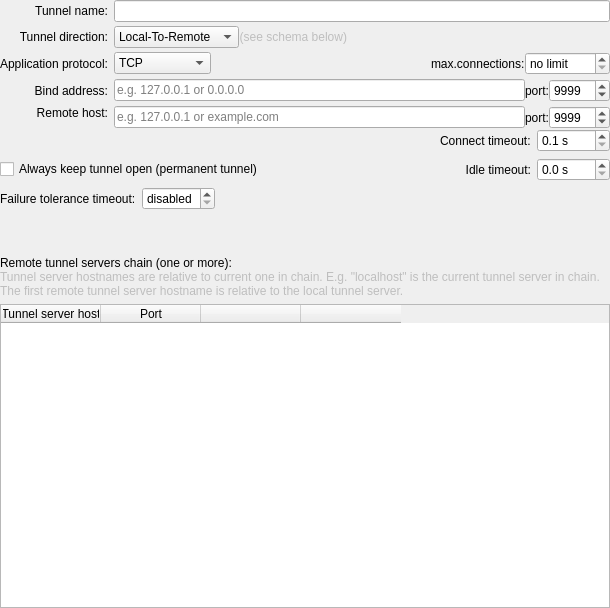
<?xml version="1.0" encoding="UTF-8"?>
<ui version="4.0">
 <class>WidgetTunnelParams</class>
 <widget class="QWidget" name="WidgetTunnelParams">
  <property name="geometry">
   <rect>
    <x>0</x>
    <y>0</y>
    <width>610</width>
    <height>608</height>
   </rect>
  </property>
  <property name="windowTitle">
   <string>Form</string>
  </property>
  <layout class="QVBoxLayout" name="verticalLayout" stretch="0,0,0,0,0,0,0,10">
   <property name="leftMargin">
    <number>0</number>
   </property>
   <property name="topMargin">
    <number>0</number>
   </property>
   <property name="rightMargin">
    <number>0</number>
   </property>
   <property name="bottomMargin">
    <number>0</number>
   </property>
   <item>
    <layout class="QGridLayout" name="gridLayout">
     <property name="horizontalSpacing">
      <number>6</number>
     </property>
     <property name="verticalSpacing">
      <number>4</number>
     </property>
     <item row="0" column="0">
      <widget class="QLabel" name="label">
       <property name="text">
        <string>Tunnel name:</string>
       </property>
       <property name="alignment">
        <set>Qt::AlignRight|Qt::AlignTrailing|Qt::AlignVCenter</set>
       </property>
      </widget>
     </item>
     <item row="0" column="1">
      <widget class="QLineEdit" name="edtName">
       <property name="maxLength">
        <number>255</number>
       </property>
      </widget>
     </item>
     <item row="2" column="1">
      <layout class="QHBoxLayout" name="horizontalLayout_3">
       <item>
        <widget class="QComboBox" name="comboAppProto">
         <item>
          <property name="text">
           <string>TCP</string>
          </property>
         </item>
         <item>
          <property name="text">
           <string>UDP</string>
          </property>
         </item>
         <item>
          <property name="text">
           <string>Named pipe</string>
          </property>
         </item>
        </widget>
       </item>
       <item>
        <spacer name="horizontalSpacer">
         <property name="orientation">
          <enum>Qt::Horizontal</enum>
         </property>
         <property name="sizeHint" stdset="0">
          <size>
           <width>40</width>
           <height>20</height>
          </size>
         </property>
        </spacer>
       </item>
       <item>
        <widget class="QLabel" name="lblMaxIncomingConnections">
         <property name="text">
          <string>max.connections:</string>
         </property>
        </widget>
       </item>
       <item>
        <widget class="QSpinBox" name="spinMaxIncomingConnections">
         <property name="minimumSize">
          <size>
           <width>85</width>
           <height>0</height>
          </size>
         </property>
         <property name="specialValueText">
          <string>no limit</string>
         </property>
         <property name="maximum">
          <number>99999</number>
         </property>
        </widget>
       </item>
      </layout>
     </item>
     <item row="1" column="0">
      <widget class="QLabel" name="label_2">
       <property name="text">
        <string>Tunnel direction:</string>
       </property>
       <property name="alignment">
        <set>Qt::AlignRight|Qt::AlignTrailing|Qt::AlignVCenter</set>
       </property>
      </widget>
     </item>
     <item row="2" column="0">
      <widget class="QLabel" name="label_3">
       <property name="text">
        <string>Application protocol:</string>
       </property>
       <property name="alignment">
        <set>Qt::AlignRight|Qt::AlignTrailing|Qt::AlignVCenter</set>
       </property>
      </widget>
     </item>
     <item row="3" column="1">
      <layout class="QHBoxLayout" name="horizontalLayout" stretch="10,0,0">
       <item>
        <widget class="QLineEdit" name="edtBindAddress">
         <property name="text">
          <string/>
         </property>
         <property name="maxLength">
          <number>255</number>
         </property>
         <property name="placeholderText">
          <string>e.g. 127.0.0.1 or 0.0.0.0</string>
         </property>
        </widget>
       </item>
       <item>
        <widget class="QLabel" name="lblBindPort">
         <property name="text">
          <string>port:</string>
         </property>
        </widget>
       </item>
       <item>
        <widget class="QSpinBox" name="spinBindPort">
         <property name="minimum">
          <number>1</number>
         </property>
         <property name="maximum">
          <number>65535</number>
         </property>
         <property name="value">
          <number>9999</number>
         </property>
        </widget>
       </item>
      </layout>
     </item>
     <item row="4" column="0">
      <widget class="QLabel" name="lblRemoteHost">
       <property name="text">
        <string>Remote host:</string>
       </property>
       <property name="alignment">
        <set>Qt::AlignRight|Qt::AlignTop|Qt::AlignTrailing</set>
       </property>
       <property name="margin">
        <number>4</number>
       </property>
      </widget>
     </item>
     <item row="3" column="0">
      <widget class="QLabel" name="lblBindAddress">
       <property name="text">
        <string>Bind address:</string>
       </property>
       <property name="alignment">
        <set>Qt::AlignRight|Qt::AlignTrailing|Qt::AlignVCenter</set>
       </property>
      </widget>
     </item>
     <item row="1" column="1">
      <layout class="QHBoxLayout" name="horizontalLayout_4">
       <item>
        <widget class="QComboBox" name="comboDirection">
         <item>
          <property name="text">
           <string>Local-To-Remote</string>
          </property>
         </item>
         <item>
          <property name="text">
           <string>Remote-To-Local</string>
          </property>
         </item>
        </widget>
       </item>
       <item>
        <widget class="QLabel" name="lblSeeSchema">
         <property name="enabled">
          <bool>false</bool>
         </property>
         <property name="text">
          <string>(see schema below)</string>
         </property>
         <property name="alignment">
          <set>Qt::AlignRight|Qt::AlignTrailing|Qt::AlignVCenter</set>
         </property>
        </widget>
       </item>
       <item>
        <spacer name="horizontalSpacer_2">
         <property name="orientation">
          <enum>Qt::Horizontal</enum>
         </property>
         <property name="sizeHint" stdset="0">
          <size>
           <width>40</width>
           <height>20</height>
          </size>
         </property>
        </spacer>
       </item>
      </layout>
     </item>
     <item row="4" column="1">
      <widget class="QWidget" name="widget_2" native="true">
       <layout class="QVBoxLayout" name="verticalLayout_3">
        <property name="spacing">
         <number>0</number>
        </property>
        <property name="leftMargin">
         <number>0</number>
        </property>
        <property name="topMargin">
         <number>0</number>
        </property>
        <property name="rightMargin">
         <number>0</number>
        </property>
        <property name="bottomMargin">
         <number>0</number>
        </property>
        <item>
         <layout class="QHBoxLayout" name="horizontalLayout_2" stretch="10,0,0">
          <item>
           <widget class="QLineEdit" name="edtRemoteHost">
            <property name="maxLength">
             <number>255</number>
            </property>
            <property name="placeholderText">
             <string>e.g. 127.0.0.1 or example.com</string>
            </property>
           </widget>
          </item>
          <item>
           <widget class="QLabel" name="lblRemotePort">
            <property name="text">
             <string>port:</string>
            </property>
           </widget>
          </item>
          <item>
           <widget class="QSpinBox" name="spinRemotePort">
            <property name="minimum">
             <number>1</number>
            </property>
            <property name="maximum">
             <number>65535</number>
            </property>
            <property name="value">
             <number>9999</number>
            </property>
           </widget>
          </item>
         </layout>
        </item>
        <item>
         <widget class="QWidget" name="widgetConnectTimeout" native="true">
          <layout class="QHBoxLayout" name="horizontalLayout_8">
           <property name="leftMargin">
            <number>0</number>
           </property>
           <property name="topMargin">
            <number>0</number>
           </property>
           <property name="rightMargin">
            <number>0</number>
           </property>
           <property name="bottomMargin">
            <number>0</number>
           </property>
           <item>
            <spacer name="hSpacerConnectTimeout">
             <property name="orientation">
              <enum>Qt::Horizontal</enum>
             </property>
             <property name="sizeHint" stdset="0">
              <size>
               <width>40</width>
               <height>20</height>
              </size>
             </property>
            </spacer>
           </item>
           <item>
            <widget class="QLabel" name="lblConnectTimeout">
             <property name="text">
              <string>Connect timeout:</string>
             </property>
            </widget>
           </item>
           <item>
            <widget class="QDoubleSpinBox" name="spinConnectTimeout">
             <property name="suffix">
              <string> s</string>
             </property>
             <property name="decimals">
              <number>1</number>
             </property>
             <property name="minimum">
              <double>0.100000000000000</double>
             </property>
             <property name="maximum">
              <double>9999.000000000000000</double>
             </property>
            </widget>
           </item>
          </layout>
         </widget>
        </item>
       </layout>
      </widget>
     </item>
    </layout>
   </item>
   <item>
    <layout class="QHBoxLayout" name="horizontalLayout_5">
     <property name="leftMargin">
      <number>0</number>
     </property>
     <property name="topMargin">
      <number>0</number>
     </property>
     <property name="rightMargin">
      <number>0</number>
     </property>
     <property name="bottomMargin">
      <number>0</number>
     </property>
     <item>
      <widget class="QCheckBox" name="chkPermanent">
       <property name="text">
        <string>Always keep tunnel open (permanent tunnel)</string>
       </property>
      </widget>
     </item>
     <item>
      <spacer name="horizontalSpacer_3">
       <property name="orientation">
        <enum>Qt::Horizontal</enum>
       </property>
       <property name="sizeHint" stdset="0">
        <size>
         <width>40</width>
         <height>20</height>
        </size>
       </property>
      </spacer>
     </item>
     <item>
      <widget class="QLabel" name="lblIdleTimeout">
       <property name="text">
        <string>Idle timeout:</string>
       </property>
       <property name="alignment">
        <set>Qt::AlignRight|Qt::AlignTrailing|Qt::AlignVCenter</set>
       </property>
      </widget>
     </item>
     <item>
      <widget class="QDoubleSpinBox" name="spinIdleTimeout">
       <property name="suffix">
        <string> s</string>
       </property>
       <property name="decimals">
        <number>1</number>
       </property>
       <property name="maximum">
        <double>9999.000000000000000</double>
       </property>
      </widget>
     </item>
    </layout>
   </item>
   <item>
    <layout class="QHBoxLayout" name="horizontalLayout_6">
     <property name="leftMargin">
      <number>0</number>
     </property>
     <property name="topMargin">
      <number>0</number>
     </property>
     <property name="rightMargin">
      <number>0</number>
     </property>
     <property name="bottomMargin">
      <number>0</number>
     </property>
     <item>
      <widget class="QLabel" name="label_4">
       <property name="text">
        <string>Failure tolerance timeout:</string>
       </property>
      </widget>
     </item>
     <item>
      <widget class="QDoubleSpinBox" name="spinFailureToleranceTimeout">
       <property name="specialValueText">
        <string>disabled</string>
       </property>
       <property name="suffix">
        <string> s</string>
       </property>
       <property name="decimals">
        <number>1</number>
       </property>
       <property name="maximum">
        <double>9999.000000000000000</double>
       </property>
      </widget>
     </item>
     <item>
      <spacer name="horizontalSpacer_4">
       <property name="orientation">
        <enum>Qt::Horizontal</enum>
       </property>
       <property name="sizeHint" stdset="0">
        <size>
         <width>40</width>
         <height>20</height>
        </size>
       </property>
      </spacer>
     </item>
    </layout>
   </item>
   <item>
    <spacer name="verticalSpacer_2">
     <property name="orientation">
      <enum>Qt::Vertical</enum>
     </property>
     <property name="sizeType">
      <enum>QSizePolicy::Fixed</enum>
     </property>
     <property name="sizeHint" stdset="0">
      <size>
       <width>20</width>
       <height>10</height>
      </size>
     </property>
    </spacer>
   </item>
   <item>
    <widget class="QLabel" name="lblSchema">
     <property name="text">
      <string/>
     </property>
     <property name="pixmap">
      <pixmap resource="gui.qrc">:/images/schemas/shema-local-to-remote.png</pixmap>
     </property>
    </widget>
   </item>
   <item>
    <spacer name="verticalSpacer_3">
     <property name="orientation">
      <enum>Qt::Vertical</enum>
     </property>
     <property name="sizeType">
      <enum>QSizePolicy::Fixed</enum>
     </property>
     <property name="sizeHint" stdset="0">
      <size>
       <width>20</width>
       <height>10</height>
      </size>
     </property>
    </spacer>
   </item>
   <item>
    <widget class="QWidget" name="widget" native="true">
     <layout class="QVBoxLayout" name="verticalLayout_2">
      <property name="spacing">
       <number>0</number>
      </property>
      <property name="leftMargin">
       <number>0</number>
      </property>
      <property name="topMargin">
       <number>0</number>
      </property>
      <property name="rightMargin">
       <number>0</number>
      </property>
      <property name="bottomMargin">
       <number>0</number>
      </property>
      <item>
       <widget class="QLabel" name="label_6">
        <property name="text">
         <string>Remote tunnel servers chain (one or more):</string>
        </property>
       </widget>
      </item>
      <item>
       <widget class="QLabel" name="lblHostnameRelative">
        <property name="enabled">
         <bool>false</bool>
        </property>
        <property name="text">
         <string>Tunnel server hostnames are relative to current one in chain. E.g. &quot;localhost&quot; is the current tunnel server in chain. The first remote tunnel server hostname is relative to the local tunnel server.</string>
        </property>
        <property name="wordWrap">
         <bool>true</bool>
        </property>
       </widget>
      </item>
     </layout>
    </widget>
   </item>
   <item>
    <widget class="QTableWidget" name="tableWidget">
     <property name="editTriggers">
      <set>QAbstractItemView::NoEditTriggers</set>
     </property>
     <property name="selectionMode">
      <enum>QAbstractItemView::NoSelection</enum>
     </property>
     <property name="selectionBehavior">
      <enum>QAbstractItemView::SelectRows</enum>
     </property>
     <property name="wordWrap">
      <bool>false</bool>
     </property>
     <attribute name="verticalHeaderVisible">
      <bool>false</bool>
     </attribute>
     <column>
      <property name="text">
       <string>Tunnel server host</string>
      </property>
     </column>
     <column>
      <property name="text">
       <string>Port</string>
      </property>
     </column>
     <column>
      <property name="text">
       <string/>
      </property>
     </column>
     <column>
      <property name="text">
       <string/>
      </property>
     </column>
    </widget>
   </item>
  </layout>
 </widget>
 <tabstops>
  <tabstop>edtName</tabstop>
  <tabstop>comboDirection</tabstop>
  <tabstop>comboAppProto</tabstop>
  <tabstop>edtBindAddress</tabstop>
  <tabstop>spinBindPort</tabstop>
  <tabstop>edtRemoteHost</tabstop>
  <tabstop>spinRemotePort</tabstop>
  <tabstop>chkPermanent</tabstop>
  <tabstop>spinIdleTimeout</tabstop>
  <tabstop>tableWidget</tabstop>
 </tabstops>
 <resources>
  <include location="gui.qrc"/>
 </resources>
 <connections/>
</ui>
